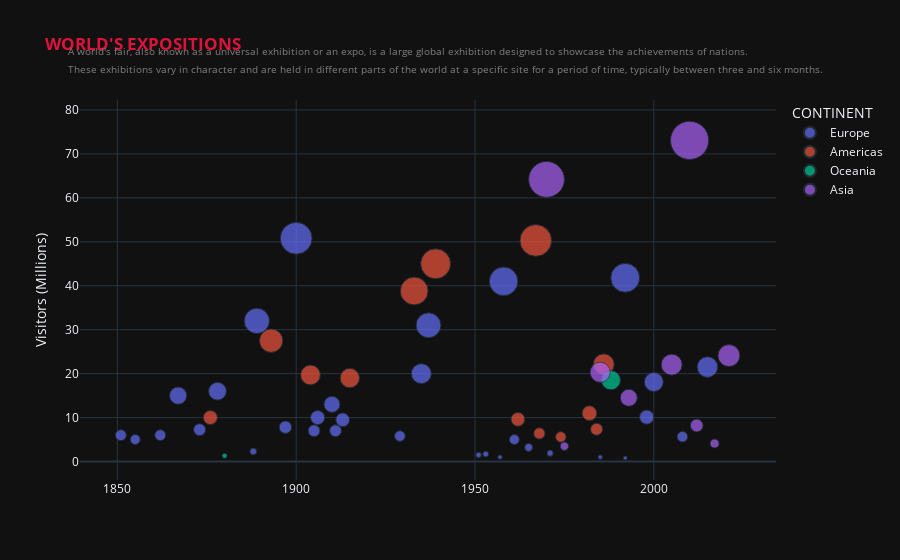

Notebook source saved alongside this figure:
### Code cell
ptitle = "<b><span style='color:crimson'>WORLD'S EXPOSITIONS<span><b><br>"
stitle = "<sup><span style='color:grey'>A world's fair, also known as a universal exhibition or an expo, is a large global exhibition designed to showcase the achievements of nations. <br>These exhibitions vary in character and are held in different parts of the world at a specific site for a period of time, typically between three and six months.<span><sup><br>"
fig=px.scatter(fdf, 
               x='year',
               y='visitors', 
               color='continent', 
               size=fdf['visitors'],           
               custom_data=['name', 'country', 'city', 'theme'], 
               template = 'plotly_dark',
               title = ptitle
)


fig.update_traces(
    hovertemplate = 
                "<b>%{customdata[0]}</b><br>" +
                "Theme: %{customdata[3]}<br><br>" +
                "Country: %{customdata[1]}<br>" +
                "City: %{customdata[2]}<br><br>" +
                
                "Year: %{x}<br>" + #Year: %{x:$,.0f
                "Visitors: %{y:.0f} Millions<br>" +
                "<extra></extra>",
    mode='markers',
    marker={'sizemode':'area',
            'sizeref':.1},
)

fig.update_layout(
    annotations=[
        dict(
            text=stitle,
            x=-0.02,
            y=1.15,
            xref='paper',
            yref='paper',
            showarrow=False,
            align="left",
            font=dict(size=14)
        )
    ],
    xaxis_title='',
    yaxis_title='Visitors (Millions)',
    #margin=dict(l=5, r=5, t=40, b=5),
    legend_title_text='CONTINENT',
)



fig.show()

### Figure 1 — Plotly figure (JSON) as saved in the notebook; plotly's stock layout.template omitted (floating-point values rounded to 4 significant figures)
{"data": [{"customdata": [["The Great Exhibition", "United Kingdom", "London", "Industry of all Nations"], ["Exposition Universelle / Paris International", "France", "Paris", "Agriculture, Industry and Arts"], ["International Exhibition", "United Kingdom", "London", "Industry and Arts"], ["Exposition Universelle / Paris International", "France", "Paris", "Agriculture, Industry and Arts"], ["Weltausstellung 1873 Wien / Austrian International Exposition", "Austria", "Vienna", "Culture and Education"], ["Exposition Universelle / Paris International Exposition", "France", "Paris", "New Technologies"], ["Exposición Universal de Barcelona (1888)", "Spain", "Barcelona", "Fine and Industrial Art"], ["Exposition Universelle / Paris International Exposition", "France", "Paris", "French Revolution"], ["Brussels International Exposition", "Belgium", "Brussels", "Modern Life"], ["Paris International", "France", "Paris", "19th Century: an overview"], ["Liège International (1905)", "Belgium", "Liège", "Commemoration of the 75th anniversary of independence"], ["Milan International", "Italy", "Milan", "Transport"], ["Brussels International Exhibition", "Belgium", "Brussels", "Works of Art and Science, Agricultural and Industrial Products of All Nations"], ["Esposizione internazionale dell'industria e del lavoro", "Italy", "Turin", "Exposition of Industry and Labor"], ["Exposition universelle et international / Ghent International Exposition", "Belgium", "Ghent", "Peace, Industry and Arts"], ["Barcelona International Exposition", "Spain", "Barcelona", "Arts, Industry and Sport"], ["Brussels International Exposition", "Belgium", "Brussels", "Transports"], ["Exposition Internationale des Arts et Techniques dans la Vie Moderne / Paris International Exposition", "France", "Paris", "Arts and Technology in modern life"], ["The International Textile Exhibition", "France", "Lille", "Textile"], ["EA 53", "Italy", "Rome", "Agriculture"], ["Interbau", "Germany", "West Berlin", "Reconstruction of Hansa District"], ["Brussels World's Fair", "Belgium", "Brussels", "A World View: A New Humanism"], ["Expo 61", "Italy", "Turin", "Celebration of centennial of Italian unity"], ["IVA 65", "Germany", "Munich", "Transport"], ["Expo 71", "Hungary", "Budapest", "The Hunt through the World"], ["Expo 85 (Plovdiv, Bulgaria)", "Bulgaria", "Plovdiv", "Inventions"], ["Expo '92", "Spain", "Seville", "The Era of Discovery"], ["Expo Colombo '92", "Italy", "Genoa", "Christopher Columbus, The Ship and the Sea"], ["Expo '98", "Portugal", "Lisbon", "The Oceans: A Heritage for the Future"], ["Expo 2000", "Germany", "Hanover", "Man, Nature, Technology"], ["Expo 2008", "Spain", "Zaragoza", "Water and Sustainable development"], ["Expo 2015", "Italy", "Milan", "Feeding the planet, Energy for life"]], "hovertemplate": "<b>%{customdata[0]}</b><br>Theme: %{customdata[3]}<br><br>Country: %{customdata[1]}<br>City: %{customdata[2]}<br><br>Year: %{x}<br>Visitors: %{y:.0f} Millions<br><extra></extra>", "legendgroup": "Europe", "marker": {"color": "#636efa", "size": [6, 5, 6, 15, 7.25, 16, 2.3, 32, 7.8, 50.8, 7, 10, 13, 7, 9.5, 5.8, 20, 31, 1.5, 1.7, 1, 41, 5, 3.2, 1.9, 1, 41.8, 0.8, 10.1, 18.1, 5.65, 21.5], "sizemode": "area", "sizeref": 0.1, "symbol": "circle"}, "mode": "markers", "name": "Europe", "orientation": "v", "showlegend": true, "type": "scatter", "x": [1851, 1855, 1862, 1867, 1873, 1878, 1888, 1889, 1897, 1900, 1905, 1906, 1910, 1911, 1913, 1929, 1935, 1937, 1951, 1953, 1957, 1958, 1961, 1965, 1971, 1985, 1992, 1992, 1998, 2000, 2008, 2015], "xaxis": "x", "y": [6, 5, 6, 15, 7.25, 16, 2.3, 32, 7.8, 50.8, 7, 10, 13, 7, 9.5, 5.8, 20, 31, 1.5, 1.7, 1, 41, 5, 3.2, 1.9, 1, 41.8, 0.8, 10.1, 18.1, 5.65, 21.5], "yaxis": "y"}, {"customdata": [["Centennial Exposition", "United States", "Philadelphia", "Arts, Manufactures and Products of the Soil and Mine"], ["World's Columbian Exposition", "United States", "Chicago", "Discovery of America"], ["Louisiana Purchase", "United States", "St. Louis", "Louisiana Purchase"], ["Panama–Pacific International Exposition", "United States", "San Francisco", "Inauguration of the Panama Canal"], ["Century of Progress", "United States", "Chicago", "The interdependence among Industry and scientific research"], ["New York World's Fair", "United States", "New York City", "Building The World of Tomorrow"], ["Century 21 Exposition", "United States", "Seattle", "Man in the Space Age"], ["Expo '67", "Canada", "Montreal", "Man and His World"], ["HemisFair '68", "United States", "San Antonio", "Confluence of Civilizations in the Americas"], ["Expo '74", "United States", "Spokane", "Celebrating Tomorrow's Fresh New Environment"], ["1982 World's Fair", "United States", "Knoxville", "Energy Turns the World"], ["1984 World's Fair", "United States", "New Orleans", "The World of Rivers– Fresh Water as a source of life"], ["Expo '86", "Canada", "Vancouver", "Transportation and Communication: World in Motion - World in Touch"]], "hovertemplate": "<b>%{customdata[0]}</b><br>Theme: %{customdata[3]}<br><br>Country: %{customdata[1]}<br>City: %{customdata[2]}<br><br>Year: %{x}<br>Visitors: %{y:.0f} Millions<br><extra></extra>", "legendgroup": "Americas", "marker": {"color": "#EF553B", "size": [10, 27.5, 19.69, 19, 38.8, 45, 9.6, 50.3, 6.4, 5.6, 11, 7.35, 22.11], "sizemode": "area", "sizeref": 0.1, "symbol": "circle"}, "mode": "markers", "name": "Americas", "orientation": "v", "showlegend": true, "type": "scatter", "x": [1876, 1893, 1904, 1915, 1933, 1939, 1962, 1967, 1968, 1974, 1982, 1984, 1986], "xaxis": "x", "y": [10, 27.5, 19.69, 19, 38.8, 45, 9.6, 50.3, 6.4, 5.6, 11, 7.35, 22.11], "yaxis": "y"}, {"customdata": [["Melbourne International Exhibition", "Australia", "Melbourne", "Arts, Manufacturing, Agriculture and Industrial Products of all Nations"], ["Expo '88", "Australia", "Brisbane", "Leisure in the Age of Technology"]], "hovertemplate": "<b>%{customdata[0]}</b><br>Theme: %{customdata[3]}<br><br>Country: %{customdata[1]}<br>City: %{customdata[2]}<br><br>Year: %{x}<br>Visitors: %{y:.0f} Millions<br><extra></extra>", "legendgroup": "Oceania", "marker": {"color": "#00cc96", "size": [1.3, 18.5], "sizemode": "area", "sizeref": 0.1, "symbol": "circle"}, "mode": "markers", "name": "Oceania", "orientation": "v", "showlegend": true, "type": "scatter", "x": [1880, 1988], "xaxis": "x", "y": [1.3, 18.5], "yaxis": "y"}, {"customdata": [["Expo '70", "Japan", "Osaka", "Progress and Harmony for Mankind"], ["Expo '75", "Japan", "Okinawa", "The Sea We would like to See"], ["Expo 85 (Tsukuba, Japan)", "Japan", "Tsukuba", "Dwellings and Surroundings – Science and Technology for Man at Home"], ["Expo '93", "South Korea", "Daejeon", "The Challenge of a New Road of Development"], ["Expo 2005", "Japan", "Aichi", "Nature's Wisdom"], ["Expo 2010", "China", "Shanghai", "Better City, Better Life"], ["Expo 2012", "South Korea", "Yeosu", "The Living Ocean and Coast"], ["Expo 2017", "Kazakhstan", "Astana", "Future Energy"], ["Expo 2020", "United Arab Emirates", "Dubai", "Connecting Minds, Creating the Future"]], "hovertemplate": "<b>%{customdata[0]}</b><br>Theme: %{customdata[3]}<br><br>Country: %{customdata[1]}<br>City: %{customdata[2]}<br><br>Year: %{x}<br>Visitors: %{y:.0f} Millions<br><extra></extra>", "legendgroup": "Asia", "marker": {"color": "#ab63fa", "size": [64.2, 3.48, 20.3, 14.5, 22.04, 73.08, 8.2, 4.1, 24.1], "sizemode": "area", "sizeref": 0.1, "symbol": "circle"}, "mode": "markers", "name": "Asia", "orientation": "v", "showlegend": true, "type": "scatter", "x": [1970, 1975, 1985, 1993, 2005, 2010, 2012, 2017, 2021], "xaxis": "x", "y": [64.2, 3.48, 20.3, 14.5, 22.04, 73.08, 8.2, 4.1, 24.1], "yaxis": "y"}], "layout": {"annotations": [{"align": "left", "font": {"size": 14}, "showarrow": false, "text": "<sup><span style='color:grey'>A world's fair, also known as a universal exhibition or an expo, is a large global exhibition designed to showcase the achievements of nations. <br>These exhibitions vary in character and are held in different parts of the world at a specific site for a period of time, typically between three and six months.<span><sup><br>", "x": -0.02, "xref": "paper", "y": 1.15, "yref": "paper"}], "legend": {"itemsizing": "constant", "title": {"text": "CONTINENT"}, "tracegroupgap": 0}, "title": {"text": "<b><span style='color:crimson'>WORLD'S EXPOSITIONS<span><b><br>"}, "xaxis": {"anchor": "y", "domain": [0, 1], "title": {"text": ""}}, "yaxis": {"anchor": "x", "domain": [0, 1], "title": {"text": "Visitors (Millions)"}}}}
